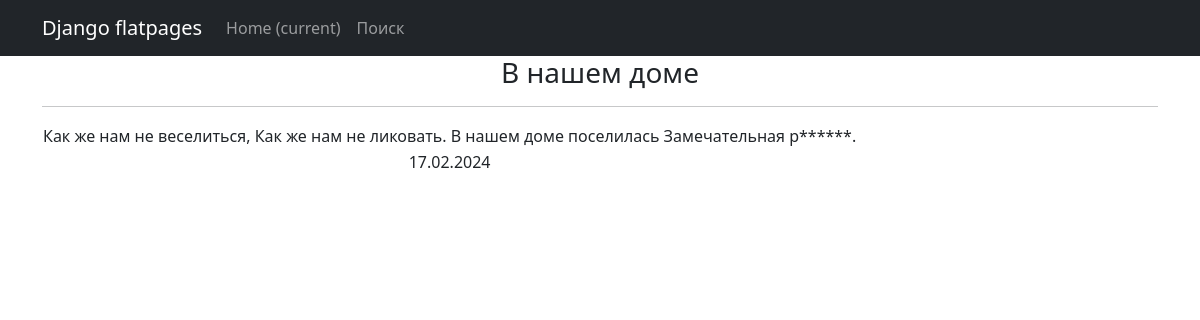
Page /home/1 on the earlier database version.
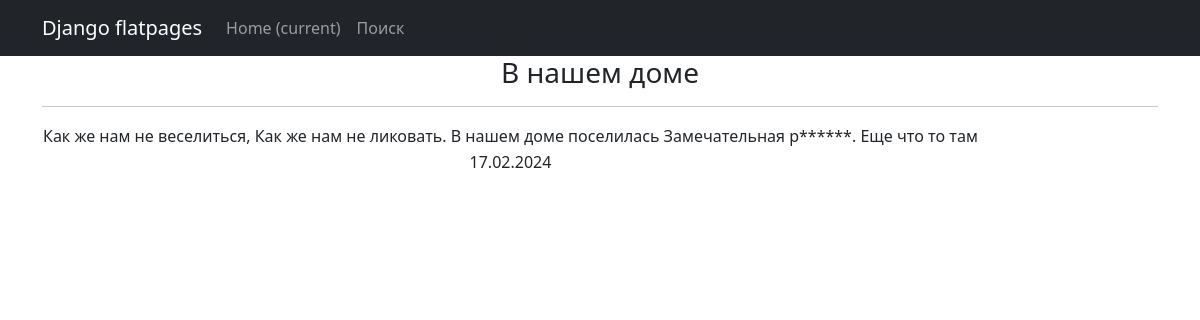
Same page on the later database version.
### news/models.py (models this page shows, shortened)
class Post(models.Model):  # Посты с связями один ко многим с авторами и многие с многим с жанрами
    art = 'AT'
    news = 'NS'
    POSITION = [
        (art, 'Статья'),
        (news, 'Новость'),
    ]
    author = models.ForeignKey(Author, on_delete=models.CASCADE, related_name='posts')
    post_type = models.CharField(max_length=2, choices=POSITION, default=art)
    post_time = models.DateTimeField(auto_now_add=True)
    category = models.ManyToManyField(Category, through='PostCategory')
    title = models.CharField(max_length=255, default='Загаловок')
    text = models.TextField(default='Текст')
    rating = models.IntegerField(default=0)

### news/views.py (the view)
# urls.py: path('<int:pk>', PostDetail.as_view()),
class PostDetail(DetailView):
    model = Post
    template_name = 'post.html'
    context_object_name = 'post'

### news/templatetags/custom_filters.py (called while the page is built)
@register.filter()
def censor(text):
    text_list = text.split()
    censored_text_list = []
    bad_words = ['дурак', 'редиска']
    for word in text_list:
        clean_word = ''.join(c for c in word if c not in string.punctuation)
        if clean_word.lower() in bad_words:
            censored_word = clean_word[0] + (len(clean_word) - 1) * '*'
            censored_text_list.append(word.replace(clean_word, censored_word))
        else:
            censored_text_list.append(word)
    return ' '.join(censored_text_list)

### templates/post.html (shortened to what this page needs)
{% extends 'flatpages/default.html' %}
{% load custom_filters %}
{% block content %}
<h3>{{ post.title|censor }}</h3>
<hr>
   {% if post %}
       <table>
           <tr>
               <td>{{ post.text|censor}}</td>
           </tr>
           <tr>
               <td>{{ post.post_time|date:'d.m.Y' }}</td>
           </tr>
       </table>
   {% else %}
       <h2>Такого поста не существует!</h2>
   {% endif %}
{% endblock content %}

Differences in the rows shown:
changed Post "В нашем доме": text|censor "Как же нам не веселиться, Как же нам не ликовать. В нашем доме поселилась Замечательная р******." → "Как же нам не веселиться, Как же нам не ликовать. В нашем доме поселилась Замечательная р******. Еще что то там"
